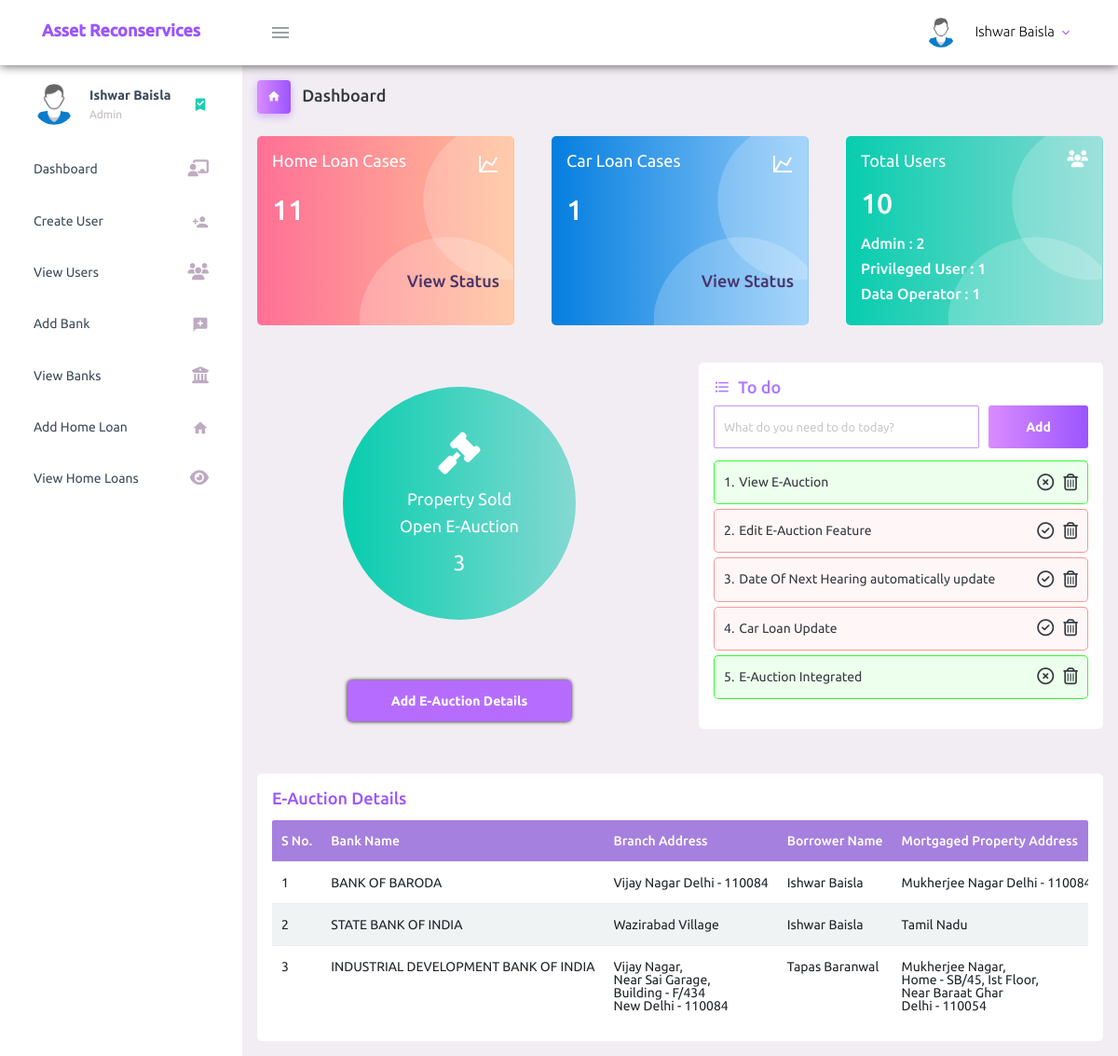
The app's page / (signed in) with its own data.
### tables this page shows
CREATE TABLE `to_do` (
  `to_do_id` int(11) NOT NULL,
  `user_id` int(11) NOT NULL,
  `to_do_work` varchar(200) NOT NULL,
  `status` tinyint(4) NOT NULL
);

CREATE TABLE `e_auction` (
  `e_auction_id` int(11) NOT NULL,
  `bank_name` varchar(100) NOT NULL,
  `branch_address` varchar(200) NOT NULL,
  `borrower_name` varchar(50) NOT NULL,
  `property_address` varchar(200) NOT NULL,
  `sold_price` varchar(50) NOT NULL,
  `bidder_name` varchar(50) NOT NULL
);

### index.php (the view, shortened to what this page needs)
<?php
  require_once('connection.php');
  $sql = "SELECT user_id FROM user_registration";
  $result = $conn->query($sql);
  $total_users = $result->num_rows;
  $sql = "SELECT user_id FROM user_registration WHERE user_role = '2' AND user_permitted = '1'";
  $result = $conn->query($sql);
  $total_admin = $result->num_rows;
  $sql = "SELECT user_id FROM user_registration WHERE user_role = '1' AND user_permitted = '1'";
  $result = $conn->query($sql);
  $total_privileged_user = $result->num_rows;
  $sql = "SELECT user_id FROM user_registration WHERE user_role = '0' AND user_permitted = '1'";
  $result = $conn->query($sql);
  $total_data_operator = $result->num_rows;
  $sql = "SELECT home_loan_cid FROM home_loan";
  $result = $conn->query($sql);
  $total_home_loan = $result->num_rows;
  $sql = "SELECT car_loan_cid FROM car_loan";
  $result = $conn->query($sql);
  $total_car_loan = $result->num_rows;
  $sql = "SELECT * FROM e_auction";
  $result = $conn->query($sql);
  $e_auction = array();
  while($row = $result->fetch_assoc()){
    array_push($e_auction, $row);
  }
?>
<!DOCTYPE html>
<html lang="en">
  <head>
    <?php require 'includes/layout.php'; ?>
  </head>
  <body>
    <div class="container-scroller">
      <?php require 'includes/dashboard-header.php'; ?>
      <div class="container-fluid page-body-wrapper">
        <?php require 'includes/side-navigation.php'; ?>
        <div class="main-panel">
          <div class="content-wrapper">
            <div class="page-header">
              <h3 class="page-title">
                <span class="page-title-icon bg-gradient-primary text-white mr-2">
                  <i class="mdi mdi-home"></i>
                </span> Dashboard
              </h3>
            </div>
            <div class="row">
              <div class="col-md-4 stretch-card grid-margin">
                <div class="card bg-gradient-danger card-img-holder text-white">
                  <div class="card-body">
                    <img src="assets/images/dashboard/circle.svg" class="card-img-absolute" alt="circle-image" />
                    <h4 class="font-weight-normal mb-3">Home Loan Cases <i class="mdi mdi-chart-line mdi-24px float-right"></i>
                    </h4>
                    <h2 class="mb-5"><?php echo $total_home_loan; ?></h2>
                    <h4 class="form-inline justify-content-end z-ind-10">
                      <a class="status-link" href="home-loan-current-status.php">View Status</a>
                    </h4>
                  </div>
                </div>
              </div>
              <div class="col-md-4 stretch-card grid-margin">
                <div class="card bg-gradient-info card-img-holder text-white">
                  <div class="card-body">
                    <img src="assets/images/dashboard/circle.svg" class="card-img-absolute" alt="circle-image" />
                    <h4 class="font-weight-normal mb-3">Car Loan Cases <i class="mdi mdi-chart-line mdi-24px float-right"></i>
                    </h4>
                    <h2 class="mb-5"><?php echo $total_car_loan; ?></h2>
                    <h4 class="form-inline justify-content-end z-ind-10">
                      <a class="status-link" href="car-loan-current-status.php">View Status</a>
                    </h4>
                  </div>
                </div>
              </div>
              <div class="col-md-4 stretch-card grid-margin">
                <div class="card bg-gradient-success card-img-holder text-white">
                  <div class="card-body">
                    <img src="assets/images/dashboard/circle.svg" class="card-img-absolute" alt="circle-image" />
                    <h4 class="font-weight-normal mb-3">Total Users <i class="fas fa-users mdi-24px float-right"></i>
                    </h4>
                    <h2 class="mb-3"><?php echo $total_users; ?></h2>
                    <h5>Admin : <?php echo $total_admin; ?></h5>
                    <h5>Privileged User : <?php echo $total_privileged_user; ?></h5>
                    <h5>Data Operator : <?php echo $total_data_operator; ?></h5>
                  </div>
                </div>
              </div>
              <div class="col-md-6 grid-margin stretch-card mb-0 mtp-5">
                <div class="card bg-transparent">
                  <div class="card-body max-height">
                    <div class="e-auction">
                        <a class="e-auction-btn" href="add-e-auction.php" target="_blank">
                          <button class="btn btn-primary">Add E-Auction Details</button>
                        </a>
                        <div class="e-auction-count set-theme-bg bg-gradient-success">
                          <label for=""> <i class="fas fa-gavel fs-45 mb-2"></i> </label>
                          <label for="">Property Sold</label>
                          <label>Open E-Auction</label>
                          <span class="mt-2 fs-23"><?php echo sizeof($e_auction); ?></span>
                        </div>
                    </div>
                  </div>
                </div>
              </div>
              <div class="col-md-6 grid-margin stretch-card mb-0 mtp-5">
                <div class="card">
                  <div class="card-body max-height">
                    <h4 class="theme-text"><i class="mdi mdi-format-list-bulleted mr-1"></i>   To do</h4>
                    <form class="d-flex" method="POST">
                      <input style="margin-right: 10px;" type="text" id="to-do-work" class="form-control todo-list-input form-input" placeholder="What do you need to do today?">
                      <button class="add btn btn-gradient-primary font-weight-bold todo-list-add-btn" type="submit" id="add-task">Add</button>
                    </form>
                    <div class="">
                      <ul id="all-to-do-list" class="">
                        <?php
                            $sql = "SELECT * FROM to_do WHERE user_id = '$_SESSION[user_id]' ORDER BY to_do_id DESC";
                            $result = $conn->query($sql);
                            $index = 0;
                          ?>
                          <?php
                            while($row = $result->fetch_assoc()){
                              if($row['status'] == '0')
                                  $css_class = 'bg-gradient-dang';
                              if($row['status'] == '1')
                                  $css_class = 'bg-gradient-suc'
                          ?>
                          <li class="<?php echo $css_class; ?>">
                              <div>
                                  <span><?php echo ($index+1).'.'; ?></span>
                                  <label><?php echo $row['to_do_work']; ?></label>
                              </div>
                              <span>
                                  <?php if($row['status'] == '0'){ ?>
                                          <i class="far fa-check-circle make-status-success"></i>
                                  <?php
                                      }
                                  ?>
                                  <?php if($row['status'] == '1'){ ?>
                                          <i class="far fa-times-circle make-status-incomplete"></i>
                                  <?php
                                      }
                                  ?>
                                  <i class="far fa-trash-alt remove-to-do-work"></i>
                              </span>
                          </li>
                          <?php
                            $index += 1;
                            }
                        ?>
                      </ul>
                    </div>
                  </div>
                </div>
              </div>
        </div>
        <div class="card mt-5">
          <div class="card-body">
            <h4 class="card-title form-inline justify-content-between">
              E-Auction Details
            </h4>
            <div class="table-container">
              <table class="table table-hover">
                <thead>
                  <tr>
                    <th>S No.</th>
                    <th>Bank Name</th>
                    <th>Branch Address</th>
                    <th>Borrower Name</th>
                    <th>Mortgaged Property Address</th>
                  </tr>
                </thead>
                <tbody>
                <?php
                  $serial_no = 1;
                  foreach($e_auction as $auction_detail){
                ?>
                  <tr>
                    <td><?php echo $serial_no; ?></td>
                    <td><?php echo $auction_detail['bank_name']; ?></td>
                    <td><?php echo $auction_detail['branch_address']; ?></td>
                    <td><?php echo $auction_detail['borrower_name']; ?></td>
                    <td><?php echo $auction_detail['property_address']; ?></td>
                  </tr>
                <?php $serial_no += 1; } ?>
                </tbody>
              </table>
            </div>
          </div>
        </div>
      </div>
    </div>
  </body>
</html>

### records on screen
to_do: to_do_work "View E-Auction"
to_do: to_do_work "Edit E-Auction Feature"
to_do: to_do_work "Date Of Next Hearing automatically update"
to_do: to_do_work "Car Loan Update"
to_do: to_do_work "E-Auction Integrated"
e_auction: bank_name "BANK OF BARODA", branch_address "Vijay Nagar Delhi - 110084", borrower_name "Ishwar Baisla", property_address "Mukherjee Nagar Delhi -…"
e_auction: bank_name "STATE BANK OF INDIA", branch_address "Wazirabad Village", borrower_name "Ishwar Baisla", property_address "Tamil Nadu"
e_auction: bank_name "INDUSTRIAL DEVELOPMENT BANK OF INDIA", branch_address "Vijay Nagar, Near Sai Garage, Building - F/434 New Delhi - 110084", borrower_name "Tapas Baranwal", property_address "Mukherjee Nagar, Home - SB/45, Ist Floor, Near Baraat Ghar Delhi - 110054"

### other values on screen
$_SESSION['user_full_name'] "Ishwar Baisla"
$total_home_loan "11"
$total_car_loan "1"
$total_users "10"
$total_admin "2"
sizeof($e_auction) "3"
